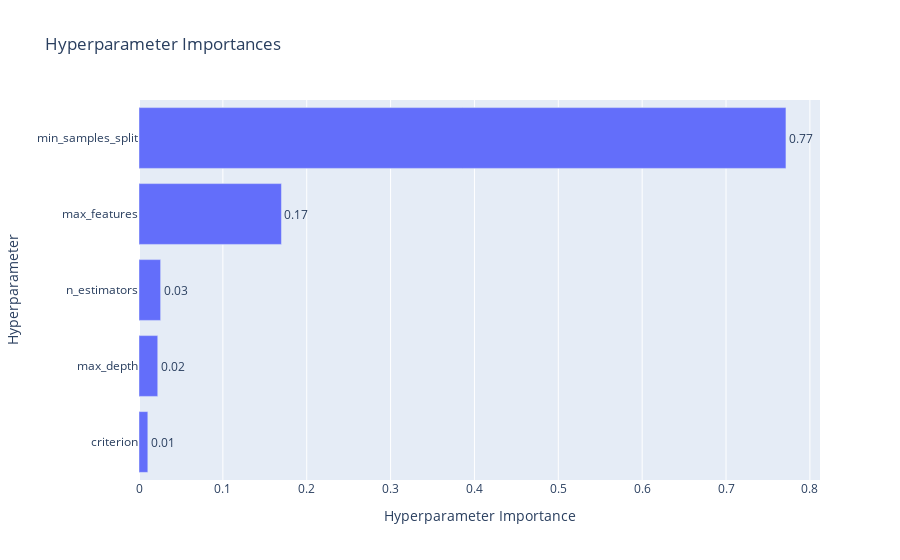

Notebook cell for this chart:
### Markdown cell above
- 하이퍼파라미터 중요도

### Code cell
optuna.visualization.plot_param_importances(study)

### Figure 1 — Plotly figure (JSON) as saved in the notebook; plotly's stock layout.template omitted (floating-point values rounded to 4 significant figures)
{"data": [{"cliponaxis": false, "hovertemplate": ["criterion (CategoricalDistribution): 0.010532145478106266<extra></extra>", "max_depth (IntDistribution): 0.022357805898281447<extra></extra>", "n_estimators (IntDistribution): 0.025793464960473224<extra></extra>", "max_features (CategoricalDistribution): 0.16986494779610517<extra></extra>", "min_samples_split (IntDistribution): 0.771451635867034<extra></extra>"], "name": "Objective Value", "orientation": "h", "text": ["0.01", "0.02", "0.03", "0.17", "0.77"], "textposition": "outside", "type": "bar", "x": [0.01053, 0.02236, 0.02579, 0.1699, 0.7715], "y": ["criterion", "max_depth", "n_estimators", "max_features", "min_samples_split"]}], "layout": {"title": {"text": "Hyperparameter Importances"}, "xaxis": {"title": {"text": "Hyperparameter Importance"}}, "yaxis": {"title": {"text": "Hyperparameter"}}}}
